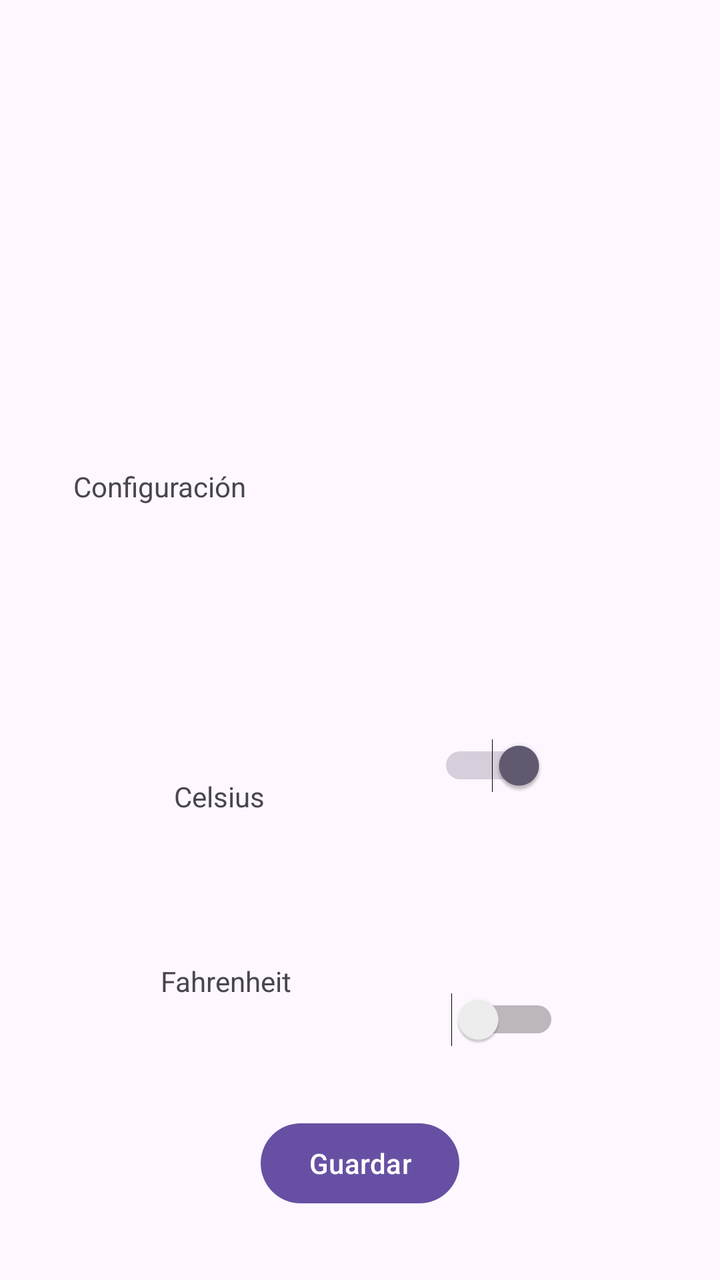
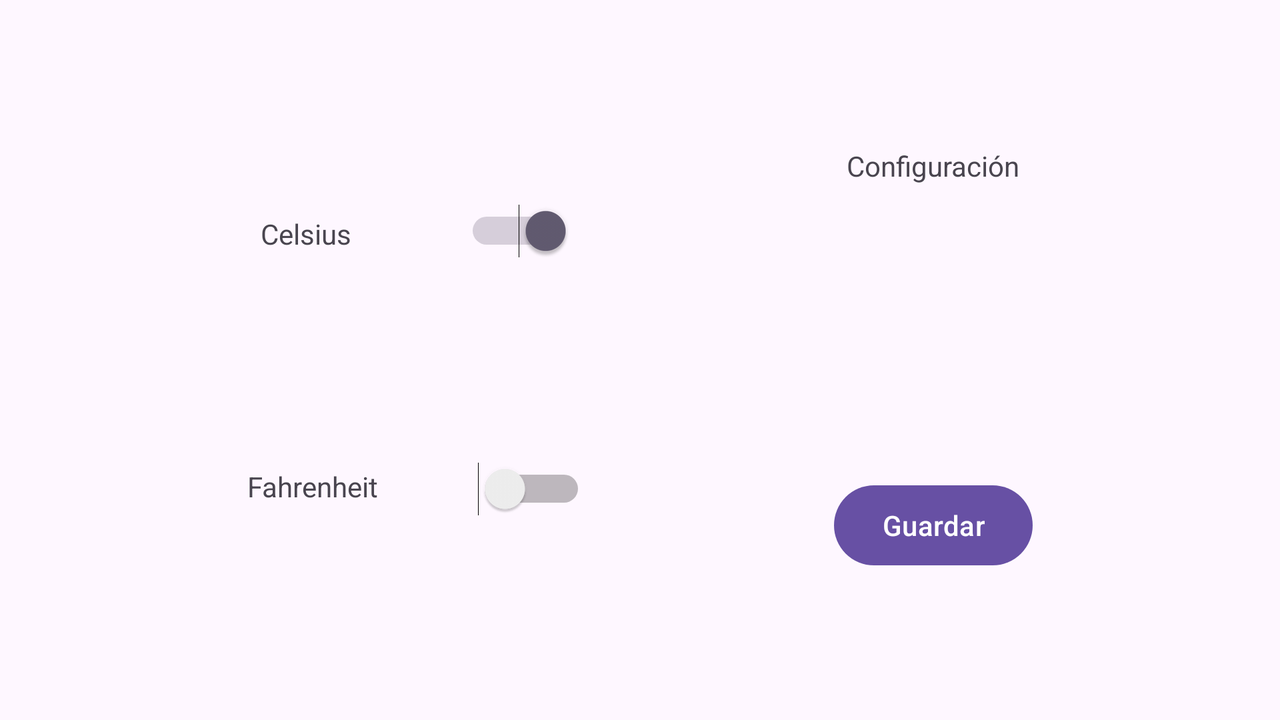

An Android layout and its configuration variant, each rendered on a device that would load it. The default file and the variant file are quoted in full after the pictures.
<!-- AndroidManifest.xml: application theme Theme.Practica22 -->
<!-- res/layout/activity_configuracion.xml -->
<?xml version="1.0" encoding="utf-8"?>
<androidx.constraintlayout.widget.ConstraintLayout xmlns:android="http://schemas.android.com/apk/res/android"
    xmlns:app="http://schemas.android.com/apk/res-auto"
    xmlns:tools="http://schemas.android.com/tools"
    android:layout_width="match_parent"
    android:layout_height="match_parent"
    tools:context=".Configuracion">

    <ImageView
        android:id="@+id/imageView6"
        app:srcCompat="@drawable/logo_app_res"
        android:layout_width="wrap_content"
        android:layout_height="wrap_content"
        app:layout_constraintTop_toTopOf="parent"
        app:layout_constraintStart_toStartOf="parent"
        app:layout_constraintEnd_toEndOf="parent"
        app:layout_constraintBottom_toTopOf="@id/tvConfiguracion" />

    <TextView
        android:id="@+id/tvConfiguracion"
        android:layout_width="wrap_content"
        android:layout_height="wrap_content"
        android:text="@string/btnConfiguracion"
        app:layout_constraintTop_toBottomOf="@id/imageView6"
        app:layout_constraintBottom_toTopOf="@id/constraint3"
        app:layout_constraintEnd_toEndOf="parent"
        app:layout_constraintStart_toStartOf="parent"
        android:layout_marginEnd="200dp"/>

    <androidx.constraintlayout.widget.ConstraintLayout
        android:id="@+id/constraint3"
        android:layout_width="match_parent"
        android:layout_height="wrap_content"
        app:layout_constraintTop_toBottomOf="@id/tvConfiguracion"
        app:layout_constraintBottom_toBottomOf="parent"
        app:layout_constraintStart_toStartOf="parent"
        app:layout_constraintEnd_toEndOf="parent">

    <Switch
        android:id="@+id/swCelsius"
        android:layout_width="wrap_content"
        android:layout_height="wrap_content"
        app:layout_constraintTop_toTopOf="@id/constraint3"
        app:layout_constraintBottom_toBottomOf="parent"
        app:layout_constraintBottom_toTopOf="@id/swFahrenheit"
        app:layout_constraintStart_toEndOf="@id/tvCelsius"
        app:layout_constraintEnd_toEndOf="parent"
        android:layout_marginBottom="50dp"
        android:checked="true"/>

    <Switch
        android:id="@+id/swFahrenheit"
        android:layout_width="wrap_content"
        android:layout_height="wrap_content"
        app:layout_constraintTop_toBottomOf="@id/swCelsius"
        app:layout_constraintBottom_toBottomOf="parent"
        app:layout_constraintStart_toEndOf="@id/tvFahrenheit"
        app:layout_constraintEnd_toEndOf="parent"
        android:layout_marginTop="50dp"/>

        <TextView
            android:id="@+id/tvCelsius"
            android:layout_width="wrap_content"
            android:layout_height="wrap_content"
            android:layout_marginBottom="50dp"
            android:text="@string/rbCelsius"
            app:layout_constraintBottom_toBottomOf="parent"
            app:layout_constraintEnd_toStartOf="@id/swCelsius"
            app:layout_constraintStart_toStartOf="parent"
            app:layout_constraintTop_toTopOf="parent"
            app:layout_constraintVertical_bias="0.228" />

        <TextView
            android:id="@+id/tvFahrenheit"
            android:layout_width="wrap_content"
            android:layout_height="wrap_content"
            android:text="@string/rbFahrenheit"
            app:layout_constraintBottom_toBottomOf="parent"
            app:layout_constraintEnd_toStartOf="@id/swFahrenheit"
            app:layout_constraintStart_toStartOf="parent"
            app:layout_constraintTop_toBottomOf="@id/tvCelsius"
            android:layout_marginTop="50dp"/>
    </androidx.constraintlayout.widget.ConstraintLayout>

    <Button
        android:id="@+id/btnGuardar"
        android:layout_width="wrap_content"
        android:layout_height="wrap_content"
        android:text="@string/btnGuardar"
        app:layout_constraintTop_toBottomOf="@id/constraint3"
        app:layout_constraintBottom_toBottomOf="parent"
        app:layout_constraintStart_toStartOf="parent"
        app:layout_constraintEnd_toEndOf="parent"/>

</androidx.constraintlayout.widget.ConstraintLayout>
<!-- resources referenced by this layout -->
<resources>
  <string name="btnConfiguracion">Configuración</string>
  <string name="btnGuardar">Guardar</string>
  <string name="rbCelsius">Celsius</string>
  <string name="rbFahrenheit">Fahrenheit</string>
  <style name="Theme.Practica22" parent="Base.Theme.Practica22" />
  <style name="Base.Theme.Practica22" parent="Theme.Material3.DayNight.NoActionBar">
          
          
      </style>
</resources>
<!-- res/layout-land/activity_configuracion.xml (the repository's variant of the layout above) -->
<!-- drawn on the phone turned sideways -->
<?xml version="1.0" encoding="utf-8"?>
<androidx.constraintlayout.widget.ConstraintLayout xmlns:android="http://schemas.android.com/apk/res/android"
    xmlns:app="http://schemas.android.com/apk/res-auto"
    xmlns:tools="http://schemas.android.com/tools"
    android:layout_width="match_parent"
    android:layout_height="match_parent"
    tools:context=".Configuracion">

    <androidx.constraintlayout.widget.ConstraintLayout
        android:id="@+id/constraint3"
        android:layout_width="wrap_content"
        android:layout_height="match_parent"
        app:layout_constraintTop_toTopOf="parent"
        app:layout_constraintBottom_toBottomOf="parent"
        app:layout_constraintStart_toStartOf="parent"
        app:layout_constraintEnd_toStartOf="@id/constraint2">


        <TextView
            android:id="@+id/tvFahrenheit"
            android:layout_width="wrap_content"
            android:layout_height="wrap_content"
            android:text="@string/rbFahrenheit"
            app:layout_constraintBottom_toBottomOf="parent"
            app:layout_constraintEnd_toStartOf="@id/swFahrenheit"
            app:layout_constraintStart_toStartOf="parent"
            app:layout_constraintTop_toBottomOf="@id/tvCelsius"
            android:layout_marginEnd="50dp"/>

        <TextView
            android:id="@+id/tvCelsius"
            android:layout_width="wrap_content"
            android:layout_height="wrap_content"
            android:text="@string/rbCelsius"
            app:layout_constraintBottom_toTopOf="@id/tvFahrenheit"
            app:layout_constraintEnd_toStartOf="@id/swCelsius"
            app:layout_constraintStart_toStartOf="parent"
            app:layout_constraintTop_toTopOf="parent"
            android:layout_marginEnd="50dp" />

        <Switch
            android:id="@+id/swCelsius"
            android:layout_width="wrap_content"
            android:layout_height="wrap_content"
            app:layout_constraintTop_toTopOf="parent"
            app:layout_constraintBottom_toTopOf="@id/swFahrenheit"
            app:layout_constraintStart_toEndOf="@id/tvCelsius"
            app:layout_constraintEnd_toEndOf="parent"
            android:checked="true"/>

        <Switch
            android:id="@+id/swFahrenheit"
            android:layout_width="wrap_content"
            android:layout_height="wrap_content"
            app:layout_constraintTop_toBottomOf="@id/swCelsius"
            app:layout_constraintBottom_toBottomOf="parent"
            app:layout_constraintStart_toEndOf="@id/tvFahrenheit"
            app:layout_constraintEnd_toEndOf="parent" />



    </androidx.constraintlayout.widget.ConstraintLayout>

    <androidx.constraintlayout.widget.ConstraintLayout
        android:id="@+id/constraint2"
        android:layout_width="wrap_content"
        android:layout_height="match_parent"
        app:layout_constraintBottom_toBottomOf="parent"
        app:layout_constraintEnd_toEndOf="parent"
        app:layout_constraintStart_toEndOf="@id/constraint3"
        app:layout_constraintTop_toTopOf="parent">

        <TextView
            android:id="@+id/tvConfiguracion"
            android:layout_width="wrap_content"
            android:layout_height="wrap_content"
            android:text="@string/btnConfiguracion"
            app:layout_constraintBottom_toTopOf="@id/imageView6"
            app:layout_constraintEnd_toEndOf="parent"
            app:layout_constraintStart_toStartOf="parent"
            app:layout_constraintTop_toTopOf="parent" />


        <ImageView
            android:id="@+id/imageView6"
            android:layout_width="wrap_content"
            android:layout_height="wrap_content"
            app:layout_constraintBottom_toTopOf="@id/btnGuardar"
            app:layout_constraintEnd_toEndOf="parent"
            app:layout_constraintStart_toStartOf="parent"
            app:layout_constraintTop_toBottomOf="@id/tvConfiguracion"
            app:srcCompat="@drawable/logo_app_res" />

        <Button
            android:id="@+id/btnGuardar"
            android:layout_width="wrap_content"
            android:layout_height="wrap_content"
            android:text="@string/btnGuardar"
            app:layout_constraintBottom_toBottomOf="parent"
            app:layout_constraintEnd_toEndOf="parent"
            app:layout_constraintStart_toStartOf="parent"
            app:layout_constraintTop_toBottomOf="@id/imageView6" />

    </androidx.constraintlayout.widget.ConstraintLayout>

</androidx.constraintlayout.widget.ConstraintLayout>
